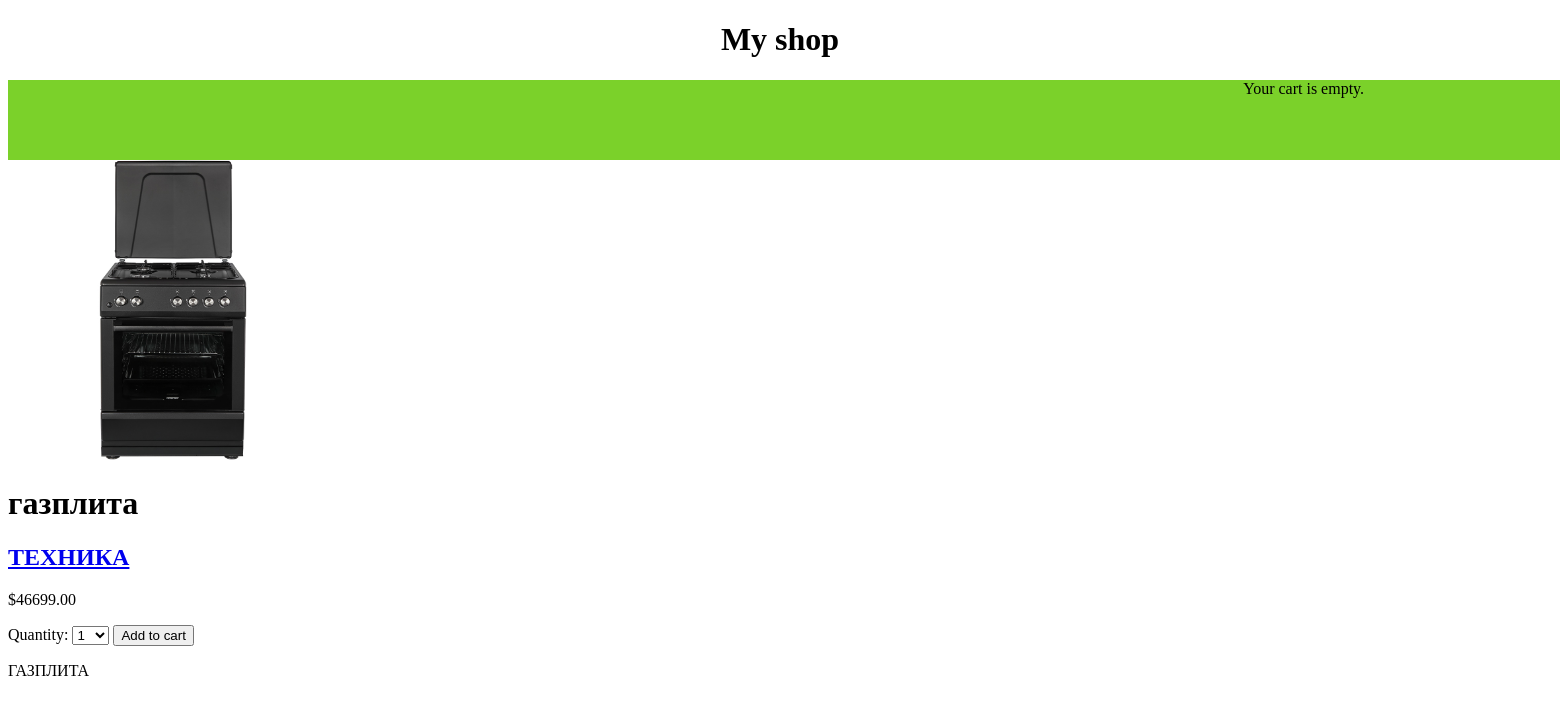
The app's page /7/gazplita with its own data.
### shop/models.py (models this page shows, shortened)
class Product(models.Model):
    category = models.ForeignKey(Category, related_name='products', on_delete=models.CASCADE)
    name = models.CharField(max_length=200, db_index=True)
    slug = models.SlugField(max_length=200, db_index=True)
    image = models.ImageField(upload_to='products/%Y/%m/%d', blank=True)
    description = models.TextField(blank=True)
    price = models.DecimalField(max_digits=10, decimal_places=2)
    stock = models.PositiveIntegerField()
    available = models.BooleanField(default=True)
    created = models.DateTimeField(auto_now_add=True)
    updated = models.DateTimeField(auto_now=True)
    class Meta:
        ordering = ('name',)
        index_together = (('id', 'slug'),)

class Category(models.Model):
    name = models.CharField(max_length=200, db_index=True)
    slug = models.SlugField(max_length=200, db_index=True, unique=True)
    class Meta:
        ordering = ('name',)
        verbose_name = 'Категория'
        verbose_name_plural = 'Категории'
    def __str__(self):
        return self.name
    def get_absolute_url(self):
        return  reverse('shop:product_list_by_category',
                        args=[self.slug])

### shop/views.py (the view)
def product_detail(request, id, slug):
    product = get_object_or_404(Product,
                                id=id,
                                slug=slug,
                                available=True)
    cart_product_form = CartAddProductForm()
    return render(request, 'shop/product/detail.html', {'product': product,
                                                        'cart_product_form': cart_product_form})

### cart/forms.py
class CartAddProductForm(forms.Form):
    quantity = forms.TypedChoiceField(choices=PRODUCT_QUANTITY_CHOICES, coerce=int)
    update = forms.BooleanField(required=False, initial=False, widget=forms.HiddenInput)

### cart/context_processors.py (called while the page is built)
def cart(request):
    return {'cart': Cart(request)}

### templates/shop/product/detail.html (shortened to what this page needs)
{% extends "shop/base.html" %}
{% load static %}
{% block content %}
    <div class="product-detail">
        <img src="{% if product.image %}{{ product.image.url }}{% else %}{% static "img/no_image.png" %}{% endif %}">
        <h1>{{ product.name }}</h1>
        <h2><a href="{{ product.category.get_absolute_url }}">{{ product.category }}</a></h2>
        <p class="price">${{ product.price }}</p>
        <form action="{% url 'cart:cart_add' product.id %}" method="post">
            {{ cart_product_form }}
    <input type="submit" value="Add to cart">
        </form>
        {{ product.description|linebreaks }}
    </div>
{% endblock %}

### static/shop/style.css (style rules this page uses)
img { width: 330px; height: 300px; }

### records on screen
Product: image (picture), name "газплита", category "ТЕХНИКА", price "46699.00", description "ГАЗПЛИТА"
